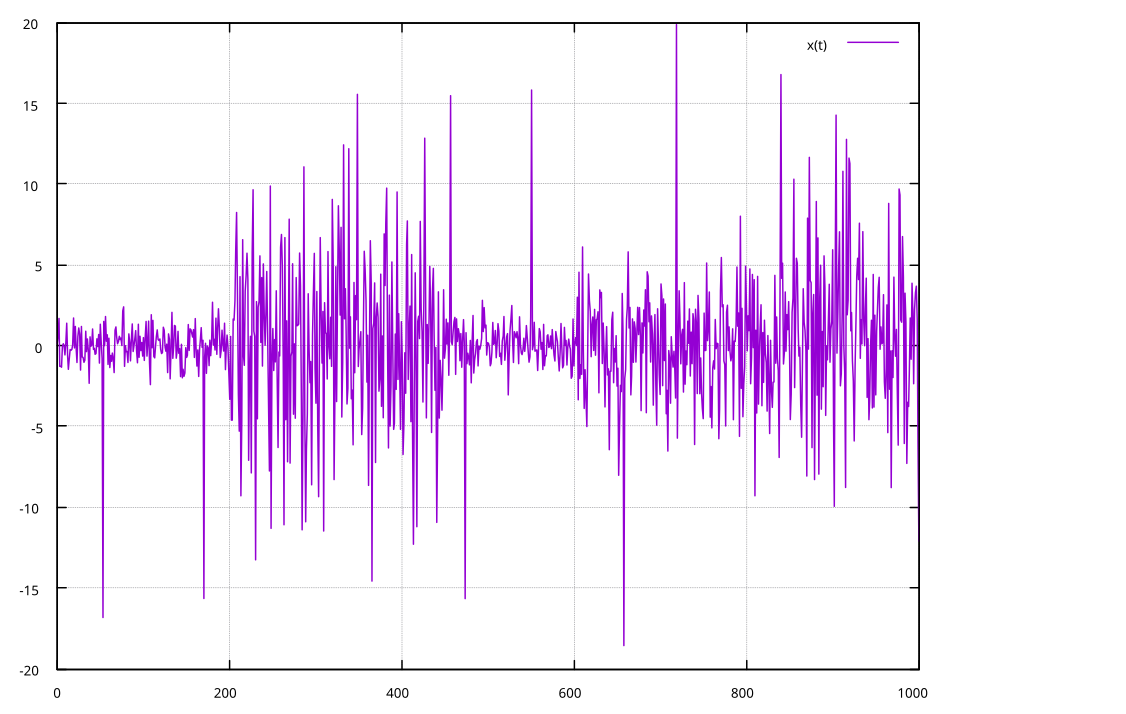

Write gnuplot code to recreate this figure.
#!/usr/bin/gnuplot

set term qt persist
set xrange [0:1000]
set yrange [-20:20]
set grid
plot 'examples/02-movingwindow.dat' using 1:2 title 'x(t)' with lines
